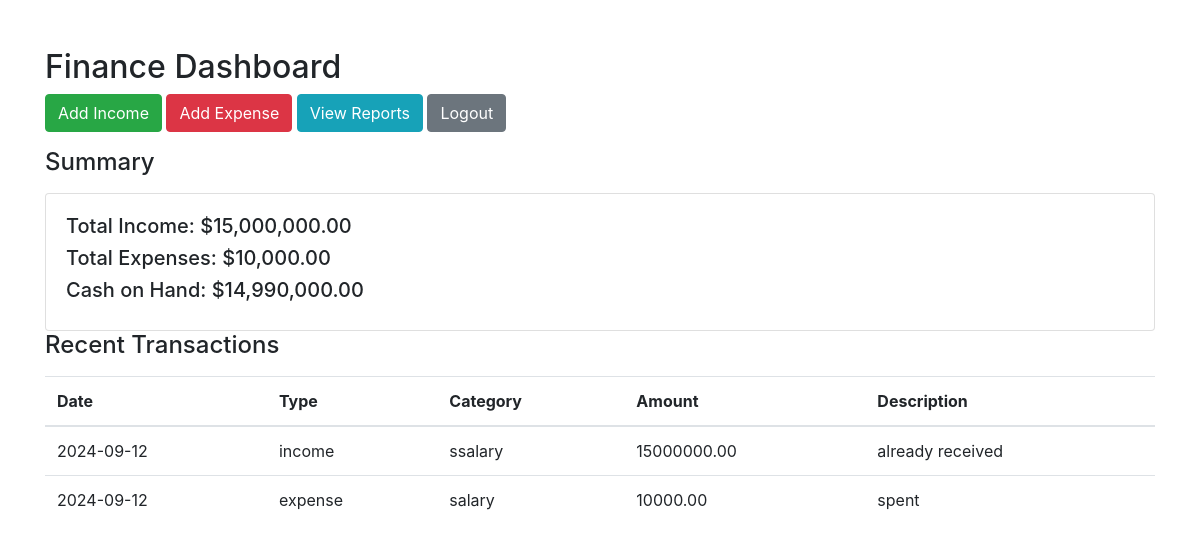
/dashboard.php (signed in), run on the app's committed database.
### tables this page shows
CREATE TABLE `transactions` (
  `id` int(11) NOT NULL,
  `user_id` int(11) NOT NULL,
  `type` enum('income','expense') NOT NULL,
  `amount` decimal(10,2) NOT NULL,
  `category` varchar(100) NOT NULL,
  `date` date NOT NULL,
  `description` varchar(255) DEFAULT NULL
);

### dashboard.php (the view, shortened to what this page needs)
<?php
include 'config.php';
$user_id = $_SESSION['user_id'];
$income_stmt = $pdo->prepare("SELECT SUM(amount) AS total_income FROM transactions WHERE user_id = ? AND type = 'income'");
$income_stmt->execute([$user_id]);
$total_income = $income_stmt->fetchColumn() ?? 0;
$expense_stmt = $pdo->prepare("SELECT SUM(amount) AS total_expenses FROM transactions WHERE user_id = ? AND type = 'expense'");
$expense_stmt->execute([$user_id]);
$total_expenses = $expense_stmt->fetchColumn() ?? 0;
$cash_on_hand = $total_income - $total_expenses;
$stmt = $pdo->prepare("SELECT * FROM transactions WHERE user_id = ? ORDER BY date DESC LIMIT 5");
$stmt->execute([$user_id]);
$transactions = $stmt->fetchAll();
?>
<!DOCTYPE html>
<html lang="en">
<head>
    <link rel="stylesheet" href="https://maxcdn.bootstrapcdn.com/bootstrap/4.5.2/css/bootstrap.min.css">
</head>
<body>
<div class="container mt-5">
    <h2>Finance Dashboard</h2>
    <a href="add_income.php" class="btn btn-success mb-3">Add Income</a>
    <a href="add_expense.php" class="btn btn-danger mb-3">Add Expense</a>
    <a href="view_reports.php" class="btn btn-info mb-3">View Reports</a>
    <a href="logout.php" class="btn btn-secondary mb-3">Logout</a>
    <h4>Summary</h4>
    <div class="card mt-3">
        <div class="card-body">
            <h5>Total Income: $<?= number_format($total_income, 2) ?></h5>
            <h5>Total Expenses: $<?= number_format($total_expenses, 2) ?></h5>
            <h5>Cash on Hand: $<?= number_format($cash_on_hand, 2) ?></h5>
        </div>
    </div>
    <h4>Recent Transactions</h4>
    <table class="table mt-3">
        <thead>
            <tr>
                <th>Date</th>
                <th>Type</th>
                <th>Category</th>
                <th>Amount</th>
                <th>Description</th>
            </tr>
        </thead>
        <tbody>
            <?php foreach ($transactions as $transaction): ?>
                <tr>
                    <td><?= htmlspecialchars($transaction['date']) ?></td>
                    <td><?= htmlspecialchars($transaction['type']) ?></td>
                    <td><?= htmlspecialchars($transaction['category']) ?></td>
                    <td><?= htmlspecialchars($transaction['amount']) ?></td>
                    <td><?= htmlspecialchars($transaction['description']) ?></td>
                </tr>
            <?php endforeach; ?>
        </tbody>
    </table>
</div>
</body>
</html>

### data on the page
transactions: date "2024-09-12", type "income", category "ssalary", amount "15000000.00", description "already received"
transactions: date "2024-09-12", type "expense", category "salary", amount "10000.00", description "spent"

### other printed values
$total_income "15,000,000.00"
$total_expenses "10,000.00"
$cash_on_hand "14,990,000.00"
